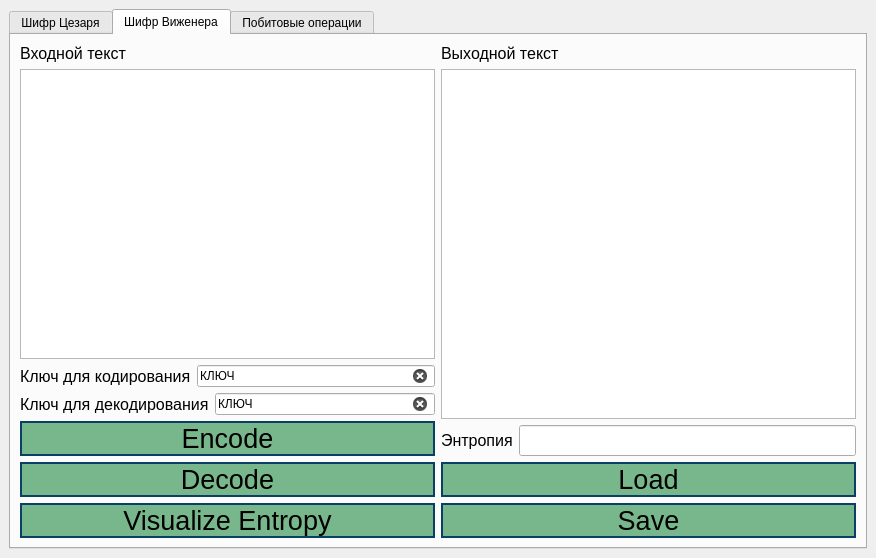
<?xml version="1.0" encoding="UTF-8"?>
<ui version="4.0">
 <class>MainWindow</class>
 <widget class="QMainWindow" name="MainWindow">
  <property name="geometry">
   <rect>
    <x>0</x>
    <y>0</y>
    <width>876</width>
    <height>558</height>
   </rect>
  </property>
  <property name="windowTitle">
   <string>MainWindow</string>
  </property>
  <widget class="QWidget" name="centralwidget">
   <layout class="QVBoxLayout" name="verticalLayout_17">
    <item>
     <widget class="QTabWidget" name="tabWidget">
      <property name="currentIndex">
       <number>1</number>
      </property>
      <widget class="QWidget" name="tab_3">
       <attribute name="title">
        <string>Шифр Цезаря</string>
       </attribute>
       <layout class="QVBoxLayout" name="verticalLayout_9">
        <item>
         <layout class="QHBoxLayout" name="horizontalLayout_5">
          <property name="sizeConstraint">
           <enum>QLayout::SetMaximumSize</enum>
          </property>
          <item>
           <layout class="QVBoxLayout" name="verticalLayout_6">
            <property name="spacing">
             <number>10</number>
            </property>
            <item>
             <layout class="QVBoxLayout" name="verticalLayout">
              <item>
               <widget class="QLabel" name="label_5">
                <property name="font">
                 <font>
                  <pointsize>12</pointsize>
                 </font>
                </property>
                <property name="text">
                 <string>Входной текст</string>
                </property>
               </widget>
              </item>
              <item>
               <widget class="QTextBrowser" name="caesars_input">
                <property name="sizePolicy">
                 <sizepolicy hsizetype="Expanding" vsizetype="Expanding">
                  <horstretch>0</horstretch>
                  <verstretch>0</verstretch>
                 </sizepolicy>
                </property>
                <property name="maximumSize">
                 <size>
                  <width>568</width>
                  <height>16777215</height>
                 </size>
                </property>
                <property name="font">
                 <font>
                  <pointsize>14</pointsize>
                  <weight>50</weight>
                  <italic>false</italic>
                  <bold>false</bold>
                 </font>
                </property>
                <property name="readOnly">
                 <bool>false</bool>
                </property>
                <property name="html">
                 <string>&lt;!DOCTYPE HTML PUBLIC &quot;-//W3C//DTD HTML 4.0//EN&quot; &quot;http://www.w3.org/TR/REC-html40/strict.dtd&quot;&gt;
&lt;html&gt;&lt;head&gt;&lt;meta name=&quot;qrichtext&quot; content=&quot;1&quot; /&gt;&lt;style type=&quot;text/css&quot;&gt;
p, li { white-space: pre-wrap; }
&lt;/style&gt;&lt;/head&gt;&lt;body style=&quot; font-family:'MS Shell Dlg 2'; font-size:14pt; font-weight:400; font-style:normal;&quot;&gt;
&lt;p style=&quot;-qt-paragraph-type:empty; margin-top:0px; margin-bottom:0px; margin-left:0px; margin-right:0px; -qt-block-indent:0; text-indent:0px; font-weight:600;&quot;&gt;&lt;br /&gt;&lt;/p&gt;&lt;/body&gt;&lt;/html&gt;</string>
                </property>
               </widget>
              </item>
              <item>
               <layout class="QHBoxLayout" name="horizontalLayout">
                <item>
                 <widget class="QLabel" name="label">
                  <property name="font">
                   <font>
                    <pointsize>12</pointsize>
                   </font>
                  </property>
                  <property name="text">
                   <string>Сдвиг для кодирования</string>
                  </property>
                 </widget>
                </item>
                <item>
                 <widget class="QSpinBox" name="shift">
                  <property name="buttonSymbols">
                   <enum>QAbstractSpinBox::NoButtons</enum>
                  </property>
                  <property name="minimum">
                   <number>0</number>
                  </property>
                  <property name="maximum">
                   <number>31</number>
                  </property>
                  <property name="value">
                   <number>1</number>
                  </property>
                 </widget>
                </item>
               </layout>
              </item>
             </layout>
            </item>
            <item>
             <layout class="QHBoxLayout" name="horizontalLayout_2">
              <item>
               <widget class="QLabel" name="label_2">
                <property name="font">
                 <font>
                  <pointsize>12</pointsize>
                 </font>
                </property>
                <property name="text">
                 <string>Сдвиг для декодирования</string>
                </property>
               </widget>
              </item>
              <item>
               <widget class="QSpinBox" name="shift_try">
                <property name="buttonSymbols">
                 <enum>QAbstractSpinBox::NoButtons</enum>
                </property>
                <property name="minimum">
                 <number>0</number>
                </property>
                <property name="maximum">
                 <number>31</number>
                </property>
                <property name="value">
                 <number>1</number>
                </property>
               </widget>
              </item>
             </layout>
            </item>
            <item>
             <layout class="QVBoxLayout" name="verticalLayout_4">
              <item>
               <widget class="QPushButton" name="caesars_encode">
                <property name="font">
                 <font>
                  <pointsize>20</pointsize>
                 </font>
                </property>
                <property name="mouseTracking">
                 <bool>true</bool>
                </property>
                <property name="styleSheet">
                 <string notr="true">color: rgb(0, 0, 0);
background-color: rgb(120, 183, 140);
border-radius: 20px;
border: 2px solid #094065;</string>
                </property>
                <property name="text">
                 <string>Encode</string>
                </property>
               </widget>
              </item>
              <item>
               <widget class="QPushButton" name="caesars_decode">
                <property name="enabled">
                 <bool>false</bool>
                </property>
                <property name="font">
                 <font>
                  <pointsize>20</pointsize>
                 </font>
                </property>
                <property name="mouseTracking">
                 <bool>true</bool>
                </property>
                <property name="styleSheet">
                 <string notr="true">color: rgb(0, 0, 0);
background-color: rgb(120, 183, 140);
border-radius: 20px;
border: 2px solid #094065;</string>
                </property>
                <property name="text">
                 <string>Decode</string>
                </property>
               </widget>
              </item>
              <item>
               <widget class="QPushButton" name="caesars_cryptanalysis">
                <property name="enabled">
                 <bool>false</bool>
                </property>
                <property name="font">
                 <font>
                  <pointsize>20</pointsize>
                 </font>
                </property>
                <property name="focusPolicy">
                 <enum>Qt::StrongFocus</enum>
                </property>
                <property name="styleSheet">
                 <string notr="true">color: rgb(0, 0, 0);
background-color: rgb(120, 183, 140);
border-radius: 20px;
border: 2px solid #094065;</string>
                </property>
                <property name="text">
                 <string>Сryptanalysis</string>
                </property>
               </widget>
              </item>
             </layout>
            </item>
           </layout>
          </item>
          <item>
           <layout class="QVBoxLayout" name="verticalLayout_8">
            <item>
             <layout class="QVBoxLayout" name="verticalLayout_5">
              <item>
               <widget class="QLabel" name="label_6">
                <property name="font">
                 <font>
                  <pointsize>12</pointsize>
                 </font>
                </property>
                <property name="text">
                 <string>Выходной текст</string>
                </property>
               </widget>
              </item>
              <item>
               <widget class="QTextBrowser" name="caesars_output">
                <property name="sizePolicy">
                 <sizepolicy hsizetype="Expanding" vsizetype="Expanding">
                  <horstretch>0</horstretch>
                  <verstretch>0</verstretch>
                 </sizepolicy>
                </property>
                <property name="font">
                 <font>
                  <pointsize>12</pointsize>
                 </font>
                </property>
                <property name="readOnly">
                 <bool>true</bool>
                </property>
                <property name="html">
                 <string>&lt;!DOCTYPE HTML PUBLIC &quot;-//W3C//DTD HTML 4.0//EN&quot; &quot;http://www.w3.org/TR/REC-html40/strict.dtd&quot;&gt;
&lt;html&gt;&lt;head&gt;&lt;meta name=&quot;qrichtext&quot; content=&quot;1&quot; /&gt;&lt;style type=&quot;text/css&quot;&gt;
p, li { white-space: pre-wrap; }
&lt;/style&gt;&lt;/head&gt;&lt;body style=&quot; font-family:'MS Shell Dlg 2'; font-size:12pt; font-weight:400; font-style:normal;&quot;&gt;
&lt;p style=&quot;-qt-paragraph-type:empty; margin-top:0px; margin-bottom:0px; margin-left:0px; margin-right:0px; -qt-block-indent:0; text-indent:0px; font-size:7.8pt;&quot;&gt;&lt;br /&gt;&lt;/p&gt;&lt;/body&gt;&lt;/html&gt;</string>
                </property>
               </widget>
              </item>
             </layout>
            </item>
            <item>
             <layout class="QVBoxLayout" name="verticalLayout_7">
              <item>
               <widget class="QPushButton" name="caesars_load">
                <property name="font">
                 <font>
                  <pointsize>20</pointsize>
                 </font>
                </property>
                <property name="styleSheet">
                 <string notr="true">color: rgb(0, 0, 0);
background-color: rgb(120, 183, 140);
border-radius: 20px;
border: 2px solid #094065;</string>
                </property>
                <property name="text">
                 <string>Load</string>
                </property>
               </widget>
              </item>
              <item>
               <widget class="QPushButton" name="caesars_save">
                <property name="font">
                 <font>
                  <pointsize>20</pointsize>
                 </font>
                </property>
                <property name="styleSheet">
                 <string notr="true">color: rgb(0, 0, 0);
background-color: rgb(120, 183, 140);
border-radius: 20px;
border: 2px solid #094065;</string>
                </property>
                <property name="text">
                 <string>Save</string>
                </property>
               </widget>
              </item>
             </layout>
            </item>
           </layout>
          </item>
         </layout>
        </item>
       </layout>
      </widget>
      <widget class="QWidget" name="tab_4">
       <attribute name="title">
        <string>Шифр Виженера</string>
       </attribute>
       <layout class="QVBoxLayout" name="verticalLayout_15">
        <item>
         <layout class="QHBoxLayout" name="horizontalLayout_6">
          <item>
           <layout class="QVBoxLayout" name="verticalLayout_12">
            <item>
             <layout class="QVBoxLayout" name="verticalLayout_2">
              <item>
               <widget class="QLabel" name="label_7">
                <property name="font">
                 <font>
                  <pointsize>12</pointsize>
                 </font>
                </property>
                <property name="text">
                 <string>Входной текст</string>
                </property>
               </widget>
              </item>
              <item>
               <widget class="QTextBrowser" name="vigenere_input">
                <property name="sizePolicy">
                 <sizepolicy hsizetype="Expanding" vsizetype="Expanding">
                  <horstretch>0</horstretch>
                  <verstretch>0</verstretch>
                 </sizepolicy>
                </property>
                <property name="maximumSize">
                 <size>
                  <width>16777215</width>
                  <height>16777215</height>
                 </size>
                </property>
                <property name="font">
                 <font>
                  <pointsize>14</pointsize>
                  <weight>50</weight>
                  <italic>false</italic>
                  <bold>false</bold>
                 </font>
                </property>
                <property name="readOnly">
                 <bool>false</bool>
                </property>
                <property name="html">
                 <string>&lt;!DOCTYPE HTML PUBLIC &quot;-//W3C//DTD HTML 4.0//EN&quot; &quot;http://www.w3.org/TR/REC-html40/strict.dtd&quot;&gt;
&lt;html&gt;&lt;head&gt;&lt;meta name=&quot;qrichtext&quot; content=&quot;1&quot; /&gt;&lt;style type=&quot;text/css&quot;&gt;
p, li { white-space: pre-wrap; }
&lt;/style&gt;&lt;/head&gt;&lt;body style=&quot; font-family:'MS Shell Dlg 2'; font-size:14pt; font-weight:400; font-style:normal;&quot;&gt;
&lt;p style=&quot;-qt-paragraph-type:empty; margin-top:0px; margin-bottom:0px; margin-left:0px; margin-right:0px; -qt-block-indent:0; text-indent:0px; font-weight:600;&quot;&gt;&lt;br /&gt;&lt;/p&gt;&lt;/body&gt;&lt;/html&gt;</string>
                </property>
               </widget>
              </item>
             </layout>
            </item>
            <item>
             <layout class="QHBoxLayout" name="horizontalLayout_3">
              <item>
               <widget class="QLabel" name="label_3">
                <property name="font">
                 <font>
                  <pointsize>12</pointsize>
                 </font>
                </property>
                <property name="text">
                 <string>Ключ для кодирования</string>
                </property>
               </widget>
              </item>
              <item>
               <widget class="QLineEdit" name="key">
                <property name="inputMask">
                 <string/>
                </property>
                <property name="text">
                 <string>КЛЮЧ</string>
                </property>
                <property name="echoMode">
                 <enum>QLineEdit::Normal</enum>
                </property>
                <property name="cursorPosition">
                 <number>4</number>
                </property>
                <property name="clearButtonEnabled">
                 <bool>true</bool>
                </property>
               </widget>
              </item>
             </layout>
            </item>
            <item>
             <layout class="QHBoxLayout" name="horizontalLayout_4">
              <item>
               <widget class="QLabel" name="label_4">
                <property name="font">
                 <font>
                  <pointsize>12</pointsize>
                 </font>
                </property>
                <property name="text">
                 <string>Ключ для декодирования</string>
                </property>
               </widget>
              </item>
              <item>
               <widget class="QLineEdit" name="key_try">
                <property name="autoFillBackground">
                 <bool>false</bool>
                </property>
                <property name="inputMethodHints">
                 <set>Qt::ImhNone</set>
                </property>
                <property name="text">
                 <string>КЛЮЧ</string>
                </property>
                <property name="clearButtonEnabled">
                 <bool>true</bool>
                </property>
               </widget>
              </item>
             </layout>
            </item>
            <item>
             <layout class="QVBoxLayout" name="verticalLayout_10">
              <item>
               <widget class="QPushButton" name="vigenere_encode">
                <property name="font">
                 <font>
                  <pointsize>20</pointsize>
                 </font>
                </property>
                <property name="styleSheet">
                 <string notr="true">color: rgb(0, 0, 0);
background-color: rgb(120, 183, 140);
border-radius: 20px;
border: 2px solid #094065;</string>
                </property>
                <property name="text">
                 <string>Encode</string>
                </property>
               </widget>
              </item>
              <item>
               <widget class="QPushButton" name="vigenere_decode">
                <property name="enabled">
                 <bool>false</bool>
                </property>
                <property name="font">
                 <font>
                  <pointsize>20</pointsize>
                 </font>
                </property>
                <property name="styleSheet">
                 <string notr="true">color: rgb(0, 0, 0);
background-color: rgb(120, 183, 140);
border-radius: 20px;
border: 2px solid #094065;</string>
                </property>
                <property name="text">
                 <string>Decode</string>
                </property>
               </widget>
              </item>
              <item>
               <widget class="QPushButton" name="vigenere_visualize_entropy">
                <property name="font">
                 <font>
                  <pointsize>20</pointsize>
                 </font>
                </property>
                <property name="styleSheet">
                 <string notr="true">color: rgb(0, 0, 0);
background-color: rgb(120, 183, 140);
border-radius: 20px;
border: 2px solid #094065;</string>
                </property>
                <property name="text">
                 <string>Visualize Entropy</string>
                </property>
               </widget>
              </item>
             </layout>
            </item>
           </layout>
          </item>
          <item>
           <layout class="QVBoxLayout" name="verticalLayout_13">
            <item>
             <layout class="QVBoxLayout" name="verticalLayout_11">
              <item>
               <widget class="QLabel" name="label_10">
                <property name="font">
                 <font>
                  <pointsize>12</pointsize>
                 </font>
                </property>
                <property name="text">
                 <string>Выходной текст</string>
                </property>
               </widget>
              </item>
              <item>
               <widget class="QTextBrowser" name="vigenere_output">
                <property name="sizePolicy">
                 <sizepolicy hsizetype="MinimumExpanding" vsizetype="Expanding">
                  <horstretch>0</horstretch>
                  <verstretch>0</verstretch>
                 </sizepolicy>
                </property>
                <property name="font">
                 <font>
                  <pointsize>12</pointsize>
                 </font>
                </property>
                <property name="readOnly">
                 <bool>true</bool>
                </property>
                <property name="html">
                 <string>&lt;!DOCTYPE HTML PUBLIC &quot;-//W3C//DTD HTML 4.0//EN&quot; &quot;http://www.w3.org/TR/REC-html40/strict.dtd&quot;&gt;
&lt;html&gt;&lt;head&gt;&lt;meta name=&quot;qrichtext&quot; content=&quot;1&quot; /&gt;&lt;style type=&quot;text/css&quot;&gt;
p, li { white-space: pre-wrap; }
&lt;/style&gt;&lt;/head&gt;&lt;body style=&quot; font-family:'MS Shell Dlg 2'; font-size:12pt; font-weight:400; font-style:normal;&quot;&gt;
&lt;p style=&quot;-qt-paragraph-type:empty; margin-top:0px; margin-bottom:0px; margin-left:0px; margin-right:0px; -qt-block-indent:0; text-indent:0px; font-size:7.8pt;&quot;&gt;&lt;br /&gt;&lt;/p&gt;&lt;/body&gt;&lt;/html&gt;</string>
                </property>
               </widget>
              </item>
             </layout>
            </item>
            <item>
             <layout class="QVBoxLayout" name="verticalLayout_14">
              <item>
               <layout class="QHBoxLayout" name="horizontalLayout_8">
                <item>
                 <widget class="QLabel" name="label_9">
                  <property name="font">
                   <font>
                    <pointsize>12</pointsize>
                   </font>
                  </property>
                  <property name="text">
                   <string>Энтропия</string>
                  </property>
                 </widget>
                </item>
                <item>
                 <widget class="QLineEdit" name="vigenere_entropy">
                  <property name="enabled">
                   <bool>true</bool>
                  </property>
                  <property name="font">
                   <font>
                    <pointsize>14</pointsize>
                    <weight>75</weight>
                    <bold>true</bold>
                   </font>
                  </property>
                  <property name="dragEnabled">
                   <bool>false</bool>
                  </property>
                  <property name="readOnly">
                   <bool>true</bool>
                  </property>
                 </widget>
                </item>
               </layout>
              </item>
              <item>
               <widget class="QPushButton" name="vigenere_load">
                <property name="font">
                 <font>
                  <pointsize>20</pointsize>
                 </font>
                </property>
                <property name="styleSheet">
                 <string notr="true">color: rgb(0, 0, 0);
background-color: rgb(120, 183, 140);
border-radius: 20px;
border: 2px solid #094065;</string>
                </property>
                <property name="text">
                 <string>Load</string>
                </property>
               </widget>
              </item>
              <item>
               <widget class="QPushButton" name="vigenere_save">
                <property name="font">
                 <font>
                  <pointsize>20</pointsize>
                 </font>
                </property>
                <property name="styleSheet">
                 <string notr="true">color: rgb(0, 0, 0);
background-color: rgb(120, 183, 140);
border-radius: 20px;
border: 2px solid #094065;</string>
                </property>
                <property name="text">
                 <string>Save</string>
                </property>
               </widget>
              </item>
             </layout>
            </item>
           </layout>
          </item>
         </layout>
        </item>
       </layout>
      </widget>
      <widget class="QWidget" name="tab">
       <attribute name="title">
        <string>Побитовые операции</string>
       </attribute>
       <layout class="QVBoxLayout" name="verticalLayout_18">
        <item>
         <layout class="QVBoxLayout" name="verticalLayout_16">
          <item>
           <widget class="QTableWidget" name="tableWidget">
            <property name="maximumSize">
             <size>
              <width>16777215</width>
              <height>400</height>
             </size>
            </property>
           </widget>
          </item>
          <item>
           <layout class="QHBoxLayout" name="horizontalLayout_7">
            <item>
             <layout class="QVBoxLayout" name="verticalLayout_3">
              <item>
               <widget class="QLabel" name="label_8">
                <property name="font">
                 <font>
                  <pointsize>12</pointsize>
                 </font>
                </property>
                <property name="text">
                 <string>Входной текст</string>
                </property>
               </widget>
              </item>
              <item>
               <widget class="QTextBrowser" name="bitwise_input">
                <property name="sizePolicy">
                 <sizepolicy hsizetype="Expanding" vsizetype="Expanding">
                  <horstretch>0</horstretch>
                  <verstretch>0</verstretch>
                 </sizepolicy>
                </property>
                <property name="maximumSize">
                 <size>
                  <width>568</width>
                  <height>16777215</height>
                 </size>
                </property>
                <property name="font">
                 <font>
                  <pointsize>14</pointsize>
                  <weight>50</weight>
                  <italic>false</italic>
                  <bold>false</bold>
                 </font>
                </property>
                <property name="readOnly">
                 <bool>false</bool>
                </property>
                <property name="html">
                 <string>&lt;!DOCTYPE HTML PUBLIC &quot;-//W3C//DTD HTML 4.0//EN&quot; &quot;http://www.w3.org/TR/REC-html40/strict.dtd&quot;&gt;
&lt;html&gt;&lt;head&gt;&lt;meta name=&quot;qrichtext&quot; content=&quot;1&quot; /&gt;&lt;style type=&quot;text/css&quot;&gt;
p, li { white-space: pre-wrap; }
&lt;/style&gt;&lt;/head&gt;&lt;body style=&quot; font-family:'MS Shell Dlg 2'; font-size:14pt; font-weight:400; font-style:normal;&quot;&gt;
&lt;p style=&quot;-qt-paragraph-type:empty; margin-top:0px; margin-bottom:0px; margin-left:0px; margin-right:0px; -qt-block-indent:0; text-indent:0px; font-weight:600;&quot;&gt;&lt;br /&gt;&lt;/p&gt;&lt;/body&gt;&lt;/html&gt;</string>
                </property>
               </widget>
              </item>
              <item>
               <layout class="QVBoxLayout" name="verticalLayout_21">
                <item>
                 <widget class="QPushButton" name="bitwise_encode">
                  <property name="font">
                   <font>
                    <pointsize>20</pointsize>
                   </font>
                  </property>
                  <property name="styleSheet">
                   <string notr="true">color: rgb(0, 0, 0);
background-color: rgb(120, 183, 140);
border-radius: 20px;
border: 2px solid #094065;</string>
                  </property>
                  <property name="text">
                   <string>Encode</string>
                  </property>
                 </widget>
                </item>
                <item>
                 <widget class="QPushButton" name="bitwise_decode">
                  <property name="enabled">
                   <bool>false</bool>
                  </property>
                  <property name="font">
                   <font>
                    <pointsize>20</pointsize>
                   </font>
                  </property>
                  <property name="styleSheet">
                   <string notr="true">color: rgb(0, 0, 0);
background-color: rgb(120, 183, 140);
border-radius: 20px;
border: 2px solid #094065;</string>
                  </property>
                  <property name="text">
                   <string>Decode</string>
                  </property>
                 </widget>
                </item>
                <item>
                 <widget class="QPushButton" name="bitwise_visualize">
                  <property name="enabled">
                   <bool>false</bool>
                  </property>
                  <property name="font">
                   <font>
                    <pointsize>20</pointsize>
                   </font>
                  </property>
                  <property name="styleSheet">
                   <string notr="true">color: rgb(0, 0, 0);
background-color: rgb(120, 183, 140);
border-radius: 20px;
border: 2px solid #094065;</string>
                  </property>
                  <property name="text">
                   <string>Visualize</string>
                  </property>
                 </widget>
                </item>
               </layout>
              </item>
             </layout>
            </item>
            <item>
             <layout class="QVBoxLayout" name="verticalLayout_19">
              <item>
               <widget class="QLabel" name="label_12">
                <property name="font">
                 <font>
                  <pointsize>12</pointsize>
                 </font>
                </property>
                <property name="text">
                 <string>Выходной текст</string>
                </property>
               </widget>
              </item>
              <item>
               <widget class="QTextBrowser" name="bitwise_output">
                <property name="sizePolicy">
                 <sizepolicy hsizetype="Expanding" vsizetype="Expanding">
                  <horstretch>0</horstretch>
                  <verstretch>0</verstretch>
                 </sizepolicy>
                </property>
                <property name="font">
                 <font>
                  <pointsize>12</pointsize>
                 </font>
                </property>
                <property name="readOnly">
                 <bool>true</bool>
                </property>
                <property name="html">
                 <string>&lt;!DOCTYPE HTML PUBLIC &quot;-//W3C//DTD HTML 4.0//EN&quot; &quot;http://www.w3.org/TR/REC-html40/strict.dtd&quot;&gt;
&lt;html&gt;&lt;head&gt;&lt;meta name=&quot;qrichtext&quot; content=&quot;1&quot; /&gt;&lt;style type=&quot;text/css&quot;&gt;
p, li { white-space: pre-wrap; }
&lt;/style&gt;&lt;/head&gt;&lt;body style=&quot; font-family:'MS Shell Dlg 2'; font-size:12pt; font-weight:400; font-style:normal;&quot;&gt;
&lt;p style=&quot;-qt-paragraph-type:empty; margin-top:0px; margin-bottom:0px; margin-left:0px; margin-right:0px; -qt-block-indent:0; text-indent:0px; font-size:7.8pt;&quot;&gt;&lt;br /&gt;&lt;/p&gt;&lt;/body&gt;&lt;/html&gt;</string>
                </property>
               </widget>
              </item>
              <item>
               <layout class="QVBoxLayout" name="verticalLayout_20">
                <item>
                 <widget class="QPushButton" name="bitwise_load">
                  <property name="font">
                   <font>
                    <pointsize>20</pointsize>
                   </font>
                  </property>
                  <property name="styleSheet">
                   <string notr="true">color: rgb(0, 0, 0);
background-color: rgb(120, 183, 140);
border-radius: 20px;
border: 2px solid #094065;</string>
                  </property>
                  <property name="text">
                   <string>Load</string>
                  </property>
                 </widget>
                </item>
                <item>
                 <widget class="QPushButton" name="bitwise_save">
                  <property name="font">
                   <font>
                    <pointsize>20</pointsize>
                   </font>
                  </property>
                  <property name="styleSheet">
                   <string notr="true">color: rgb(0, 0, 0);
background-color: rgb(120, 183, 140);
border-radius: 20px;
border: 2px solid #094065;</string>
                  </property>
                  <property name="text">
                   <string>Save</string>
                  </property>
                 </widget>
                </item>
               </layout>
              </item>
             </layout>
            </item>
           </layout>
          </item>
         </layout>
        </item>
       </layout>
      </widget>
     </widget>
    </item>
   </layout>
  </widget>
 </widget>
 <resources/>
 <connections/>
</ui>
